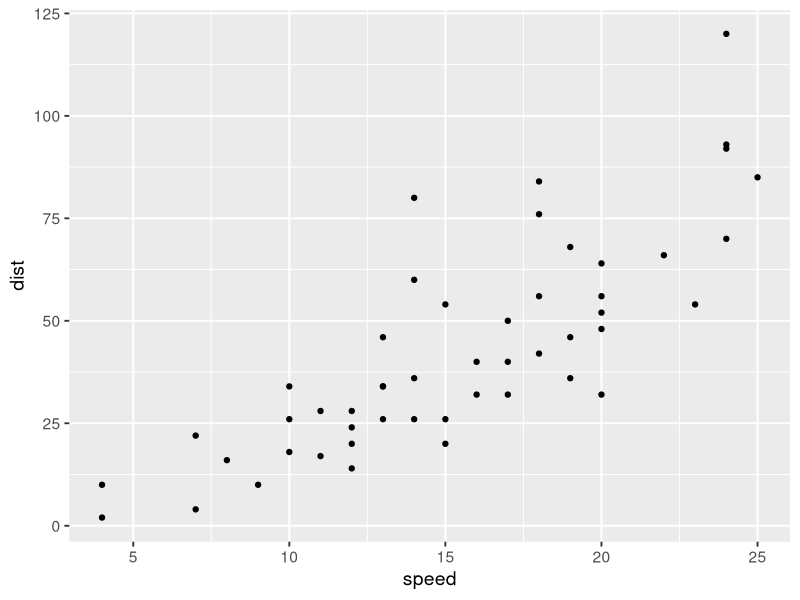

Write the R code that produced this figure.
## ---- chunk 1
#| label: setup
#| include: false

# set width of code output
options(width = 65)

# set plot defaults
ggplot2::theme_set(ggplot2::theme_gray(base_size = 14))

# set figure parameters for knitr
# knitr::opts_chunk$set(
#   out.width = "80%",
#   fig.width = 8,        # 7" width
#   fig.asp = 0.618,      # the golden ratio
#   fig.retina = 3,       # dpi multiplier for displaying HTML output on retina
#   fig.align = "center", # center align figures
#   dpi = 300,             # higher dpi, sharper image
#   code.line.numbers = FALSE,
#   comment = " "
# )

knitr::opts_chunk$set(
  fig.width = 5,
  fig.height = 5,
  fig.align = "center",
  out.width = "100%",
  code.line.numbers = FALSE,
  fig.retina = 4,
  echo = FALSE,
  message = FALSE,
  warning = FALSE,
  cache = FALSE,
  dev.args = list(pointsize = 11)
)

options(
  dplyr.print_min = 6, 
  dplyr.print_max = 6
)
## ---- chunk 2
#| echo: false

1 + 1
## ---- chunk 3
#| echo: false

library(ggplot2)

data(cars)

table_data <- head(cars, 5)

knitr::kable(table_data,
             caption = "Speed and stopping 
             distances of cars") |> 
  kableExtra::kable_paper(
    full_width = TRUE
    )
## ---- chunk 4
#| fig-label: cars-plot
#| fig-cap: "Distance taken for a car to stop, against it's speed during the test."
#| fig-height: 3

library(ggplot2)

ggplot(cars,
      aes(x = speed,
          y = dist)
      ) +
  geom_point()
